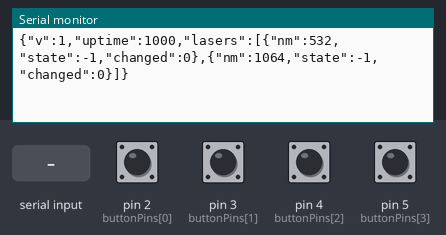
The sketch below on a simulated Arduino Uno, built with avr-gcc and run on an emulated ATmega328P. On the bench: the last lines printed to the serial monitor. Inputs (shaded band) come from the test bench; at power-on: pin 2 (buttonPins[0]), pin 3 (buttonPins[1]), pin 4 (buttonPins[2]), pin 5 (buttonPins[3]) HIGH.

Above: at 1.2 s.
1.3 s: pin 2 (buttonPins[0]) pulled LOW for 0.15 s
At 2.1 s:
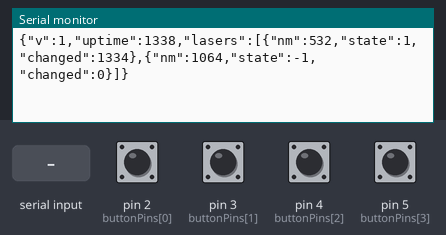
2.9 s: pin 3 (buttonPins[1]) pulled LOW for 0.15 s
At 3.3 s:
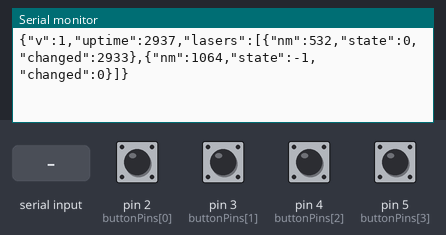
4.5 s: pin 4 (buttonPins[2]) pulled LOW for 0.15 s
At 5.4 s:
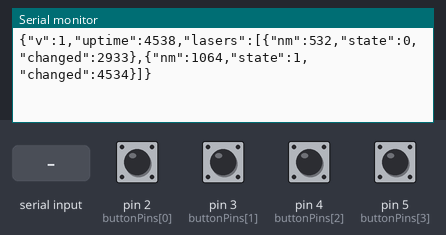
6.1 s: pin 5 (buttonPins[3]) pulled LOW for 0.15 s
At 6.9 s:
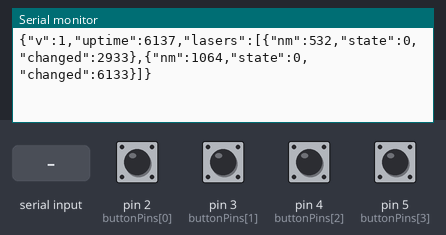
7.7 s: "GET\n" received over Serial
At 8.1 s:
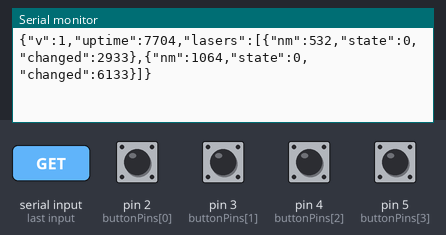
9.2 s: pin 2 (buttonPins[0]) pulled LOW for 1 s
At 10.1 s:
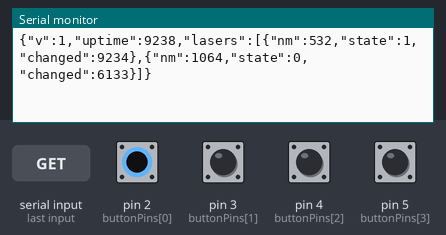
Timing chart, 0 to 12.2 s (numbered marks = the images above; inputs shaded):
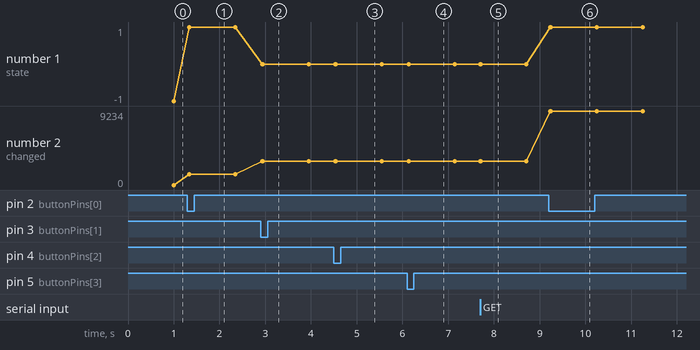

Measured:
- after the input at 1.3 s, the serial monitor: prints a new line at once (image 1)
- after the input at 2.9 s, the serial monitor: prints a new line at once (image 2)
- after the input at 4.5 s, the serial monitor: prints a new line at once (image 3)
- after the input at 6.1 s, the serial monitor: prints a new line at once (image 4)
- after the input at 7.7 s, the serial monitor: prints a new line at once (image 5)
- after the input at 9.2 s, the serial monitor: prints a new line at once (image 6)
- plotted number 2: 0 → 1334 after the input at 1.3 s, 1334 → 2933 after the input at 2.9 s, 2933 → 9234 after the input at 9.2 s

The sketch:

LaserReporter.ino
```cpp
/*
  Weld Lab Laser Safety manual status reporter — Arduino UNO R4 Minima
  Buttons: D2 = 532 ON, D3 = 532 OFF, D4 = 1064 ON, D5 = 1064 OFF.
  Connect each normally-open momentary button between its pin and GND.
  Internal pull-ups are enabled. No connection to any laser is required.
  This reports operator input only; it never controls or measures a laser.
  Both channels start UNKNOWN after every reset. Press ON/OFF again to
  reconfirm a report (the webpage expires reports after five minutes).
  USB serial: 115200 baud. Close Serial Monitor before connecting the page.
*/

#include <string.h>

const uint8_t buttonPins[] = {2, 3, 4, 5};
const uint16_t wavelengths[] = {532, 1064};
int8_t states[] = {-1, -1};
unsigned long changedAt[] = {0, 0};
bool stableLevel[] = {HIGH, HIGH, HIGH, HIGH};
bool lastReading[] = {HIGH, HIGH, HIGH, HIGH};
unsigned long debounceAt[] = {0, 0, 0, 0};
unsigned long lastFrame = 0;
char commandBuffer[48];
uint8_t commandLength = 0;
bool droppingCommand = false;

void sendFrame() {
  Serial.print("{\"v\":1,\"uptime\":"); Serial.print(millis());
  Serial.print(",\"lasers\":[");
  for (uint8_t i = 0; i < 2; i++) {
    if (i) Serial.print(',');
    Serial.print("{\"nm\":"); Serial.print(wavelengths[i]);
    Serial.print(",\"state\":"); Serial.print((int)states[i]);
    Serial.print(",\"changed\":"); Serial.print(changedAt[i]);
    Serial.print('}');
  }
  Serial.println("]}");
  lastFrame = millis();
}

void reportState(uint8_t index, int8_t state) {
  states[index] = state;
  changedAt[index] = millis();
  sendFrame();
}

void processCommand() {
  if (!strcmp(commandBuffer, "GET")) { sendFrame(); return; }
  if (!strcmp(commandBuffer, "RESET")) {
    states[0] = states[1] = -1;
    changedAt[0] = changedAt[1] = millis();
    sendFrame(); return;
  }
  if (!strcmp(commandBuffer, "SET 532 ON")) reportState(0, 1);
  else if (!strcmp(commandBuffer, "SET 532 OFF")) reportState(0, 0);
  else if (!strcmp(commandBuffer, "SET 1064 ON")) reportState(1, 1);
  else if (!strcmp(commandBuffer, "SET 1064 OFF")) reportState(1, 0);
}

void setup() {
  Serial.begin(115200);
  for (uint8_t i = 0; i < 4; i++) pinMode(buttonPins[i], INPUT_PULLUP);
}

void loop() {
  const unsigned long now = millis();
  for (uint8_t i = 0; i < 2; i++) {
    if (states[i] != -1 && (unsigned long)(now - changedAt[i]) > 300000UL) {
      states[i] = -1;
      changedAt[i] = now;
      sendFrame();
    }
  }
  for (uint8_t i = 0; i < 4; i++) {
    const bool reading = digitalRead(buttonPins[i]);
    if (reading != lastReading[i]) debounceAt[i] = now;
    if ((unsigned long)(now - debounceAt[i]) >= 35 && reading != stableLevel[i]) {
      stableLevel[i] = reading;
      if (reading == LOW) reportState(i / 2, (i % 2 == 0) ? 1 : 0);
    }
    lastReading[i] = reading;
  }
  while (Serial.available()) {
    char c = Serial.read();
    if (c == '\n') {
      if (!droppingCommand) { commandBuffer[commandLength] = '\0'; processCommand(); }
      commandLength = 0; droppingCommand = false;
    } else if (c != '\r' && !droppingCommand) {
      if (commandLength < sizeof(commandBuffer) - 1) commandBuffer[commandLength++] = c;
      else { commandLength = 0; droppingCommand = true; }
    }
  }
  if ((unsigned long)(now - lastFrame) >= 1000) sendFrame();
}
```
